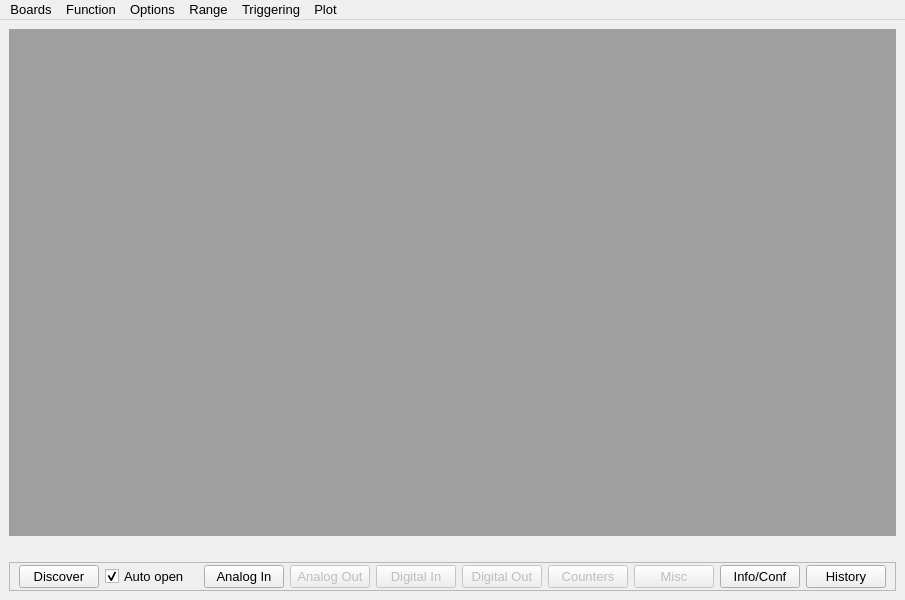
<?xml version="1.0" encoding="UTF-8"?>
<ui version="4.0">
 <class>MainWindow</class>
 <widget class="QMainWindow" name="MainWindow">
  <property name="geometry">
   <rect>
    <x>0</x>
    <y>0</y>
    <width>905</width>
    <height>600</height>
   </rect>
  </property>
  <property name="windowTitle">
   <string>MainWindow</string>
  </property>
  <widget class="QWidget" name="centralwidget">
   <layout class="QVBoxLayout" name="verticalLayout">
    <item>
     <widget class="QMdiArea" name="mdiArea"/>
    </item>
    <item>
     <widget class="QLabel" name="lblAppStatus">
      <property name="font">
       <font>
        <pointsize>9</pointsize>
       </font>
      </property>
      <property name="text">
       <string/>
      </property>
      <property name="wordWrap">
       <bool>true</bool>
      </property>
     </widget>
    </item>
    <item>
     <widget class="QFrame" name="frame">
      <property name="font">
       <font>
        <pointsize>10</pointsize>
       </font>
      </property>
      <property name="frameShape">
       <enum>QFrame::StyledPanel</enum>
      </property>
      <property name="frameShadow">
       <enum>QFrame::Raised</enum>
      </property>
      <layout class="QHBoxLayout" name="horizontalLayout">
       <property name="topMargin">
        <number>2</number>
       </property>
       <property name="bottomMargin">
        <number>2</number>
       </property>
       <item>
        <widget class="QPushButton" name="cmdDiscover">
         <property name="text">
          <string>Discover</string>
         </property>
        </widget>
       </item>
       <item>
        <widget class="QCheckBox" name="chkAutoDetect">
         <property name="text">
          <string>Auto open</string>
         </property>
         <property name="checked">
          <bool>true</bool>
         </property>
        </widget>
       </item>
       <item>
        <spacer name="horizontalSpacer">
         <property name="orientation">
          <enum>Qt::Horizontal</enum>
         </property>
         <property name="sizeHint" stdset="0">
          <size>
           <width>40</width>
           <height>20</height>
          </size>
         </property>
        </spacer>
       </item>
       <item>
        <widget class="QPushButton" name="cmdAIn">
         <property name="enabled">
          <bool>true</bool>
         </property>
         <property name="text">
          <string>Analog In</string>
         </property>
        </widget>
       </item>
       <item>
        <widget class="QPushButton" name="cmdAOut">
         <property name="enabled">
          <bool>false</bool>
         </property>
         <property name="text">
          <string>Analog Out</string>
         </property>
        </widget>
       </item>
       <item>
        <widget class="QPushButton" name="cmdDIn">
         <property name="enabled">
          <bool>false</bool>
         </property>
         <property name="text">
          <string>Digital In</string>
         </property>
        </widget>
       </item>
       <item>
        <widget class="QPushButton" name="cmdDOut">
         <property name="enabled">
          <bool>false</bool>
         </property>
         <property name="text">
          <string>Digital Out</string>
         </property>
        </widget>
       </item>
       <item>
        <widget class="QPushButton" name="cmdCtr">
         <property name="enabled">
          <bool>false</bool>
         </property>
         <property name="text">
          <string>Counters</string>
         </property>
        </widget>
       </item>
       <item>
        <widget class="QPushButton" name="cmdMisc">
         <property name="enabled">
          <bool>false</bool>
         </property>
         <property name="text">
          <string>Misc</string>
         </property>
        </widget>
       </item>
       <item>
        <widget class="QPushButton" name="cmdConfig">
         <property name="text">
          <string>Info/Conf</string>
         </property>
        </widget>
       </item>
       <item>
        <widget class="QPushButton" name="cmdHistory">
         <property name="text">
          <string>History</string>
         </property>
        </widget>
       </item>
      </layout>
     </widget>
    </item>
   </layout>
  </widget>
  <widget class="QMenuBar" name="menubar">
   <property name="geometry">
    <rect>
     <x>0</x>
     <y>0</y>
     <width>905</width>
     <height>19</height>
    </rect>
   </property>
   <property name="font">
    <font>
     <pointsize>10</pointsize>
    </font>
   </property>
   <widget class="QMenu" name="menuOptions">
    <property name="font">
     <font>
      <pointsize>10</pointsize>
     </font>
    </property>
    <property name="title">
     <string>Options</string>
    </property>
    <addaction name="actionNOSCALEDATA"/>
    <addaction name="actionNOCALIBRATEDATA"/>
    <addaction name="actionEXTCLOCK"/>
    <addaction name="actionEXTTRIGGER"/>
    <addaction name="actionCONTINUOUS"/>
    <addaction name="actionBACKGROUND"/>
    <addaction name="separator"/>
    <addaction name="actionTmrloop"/>
   </widget>
   <widget class="QMenu" name="menuTriggering">
    <property name="title">
     <string>Triggering</string>
    </property>
    <addaction name="actionRISING_EDGE"/>
    <addaction name="actionFALLING_EDGE"/>
    <addaction name="actionACTIVE_HIGH"/>
    <addaction name="actionACTIVE_LOW"/>
    <addaction name="separator"/>
    <addaction name="action_SOURCE_LOCAL"/>
    <addaction name="actionSOURCE_MASTER"/>
    <addaction name="actionSOURCE_SLAVE"/>
   </widget>
   <widget class="QMenu" name="menuPlot">
    <property name="title">
     <string>Plot</string>
    </property>
    <addaction name="actionVolts_vs_Time"/>
   </widget>
   <widget class="QMenu" name="menuFunction">
    <property name="font">
     <font>
      <pointsize>10</pointsize>
     </font>
    </property>
    <property name="title">
     <string>Function</string>
    </property>
   </widget>
   <widget class="QMenu" name="menuBoards">
    <property name="title">
     <string>Boards</string>
    </property>
   </widget>
   <widget class="QMenu" name="menuRange">
    <property name="title">
     <string>Range</string>
    </property>
    <addaction name="actionBIP10V"/>
    <addaction name="actionBIP5V"/>
    <addaction name="actionBIP2V"/>
    <addaction name="actionBIP1V"/>
    <addaction name="separator"/>
    <addaction name="actionLoad_Queue"/>
   </widget>
   <addaction name="menuBoards"/>
   <addaction name="menuFunction"/>
   <addaction name="menuOptions"/>
   <addaction name="menuRange"/>
   <addaction name="menuTriggering"/>
   <addaction name="menuPlot"/>
  </widget>
  <action name="actionNOSCALEDATA">
   <property name="checkable">
    <bool>true</bool>
   </property>
   <property name="text">
    <string>NOSCALEDATA</string>
   </property>
   <property name="font">
    <font>
     <pointsize>10</pointsize>
    </font>
   </property>
   <property name="shortcut">
    <string>Ctrl+L</string>
   </property>
  </action>
  <action name="actionNOCALIBRATEDATA">
   <property name="checkable">
    <bool>true</bool>
   </property>
   <property name="text">
    <string>NOCALIBRATEDATA</string>
   </property>
   <property name="font">
    <font>
     <pointsize>10</pointsize>
    </font>
   </property>
  </action>
  <action name="actionEXTCLOCK">
   <property name="checkable">
    <bool>true</bool>
   </property>
   <property name="text">
    <string>EXTCLOCK</string>
   </property>
   <property name="font">
    <font>
     <pointsize>10</pointsize>
    </font>
   </property>
   <property name="shortcut">
    <string>Ctrl+Shift+C</string>
   </property>
  </action>
  <action name="actionEXTTRIGGER">
   <property name="checkable">
    <bool>true</bool>
   </property>
   <property name="text">
    <string>EXTTRIGGER</string>
   </property>
   <property name="font">
    <font>
     <pointsize>10</pointsize>
    </font>
   </property>
   <property name="shortcut">
    <string>Ctrl+G</string>
   </property>
  </action>
  <action name="actionCONTINUOUS">
   <property name="checkable">
    <bool>true</bool>
   </property>
   <property name="text">
    <string>CONTINUOUS</string>
   </property>
   <property name="font">
    <font>
     <pointsize>10</pointsize>
    </font>
   </property>
   <property name="shortcut">
    <string>Ctrl+T</string>
   </property>
  </action>
  <action name="actionBURSTMODE">
   <property name="checkable">
    <bool>true</bool>
   </property>
   <property name="text">
    <string>BURSTMODE</string>
   </property>
  </action>
  <action name="actionBACKGROUND">
   <property name="checkable">
    <bool>true</bool>
   </property>
   <property name="checked">
    <bool>true</bool>
   </property>
   <property name="text">
    <string>BACKGROUND</string>
   </property>
   <property name="font">
    <font>
     <pointsize>10</pointsize>
    </font>
   </property>
  </action>
  <action name="actionRISING_EDGE">
   <property name="checkable">
    <bool>true</bool>
   </property>
   <property name="checked">
    <bool>true</bool>
   </property>
   <property name="text">
    <string>RISING_EDGE</string>
   </property>
   <property name="font">
    <font>
     <pointsize>10</pointsize>
    </font>
   </property>
  </action>
  <action name="actionFALLING_EDGE">
   <property name="checkable">
    <bool>true</bool>
   </property>
   <property name="text">
    <string>FALLING_EDGE</string>
   </property>
   <property name="font">
    <font>
     <pointsize>10</pointsize>
    </font>
   </property>
  </action>
  <action name="actionACTIVE_HIGH">
   <property name="checkable">
    <bool>true</bool>
   </property>
   <property name="text">
    <string>ACTIVE_HIGH</string>
   </property>
   <property name="font">
    <font>
     <pointsize>10</pointsize>
    </font>
   </property>
  </action>
  <action name="actionACTIVE_LOW">
   <property name="checkable">
    <bool>true</bool>
   </property>
   <property name="text">
    <string>ACTIVE_LOW</string>
   </property>
   <property name="font">
    <font>
     <pointsize>10</pointsize>
    </font>
   </property>
  </action>
  <action name="actionVolts_vs_Time">
   <property name="checkable">
    <bool>true</bool>
   </property>
   <property name="text">
    <string>Volts vs Time</string>
   </property>
   <property name="font">
    <font>
     <pointsize>10</pointsize>
    </font>
   </property>
  </action>
  <action name="actionLoad_Queue">
   <property name="text">
    <string>Load Queue</string>
   </property>
   <property name="font">
    <font>
     <pointsize>10</pointsize>
    </font>
   </property>
  </action>
  <action name="actionTmrloop">
   <property name="checkable">
    <bool>false</bool>
   </property>
   <property name="text">
    <string>Timer loop</string>
   </property>
   <property name="font">
    <font>
     <pointsize>10</pointsize>
    </font>
   </property>
  </action>
  <action name="action_SOURCE_LOCAL">
   <property name="checkable">
    <bool>true</bool>
   </property>
   <property name="text">
    <string>SOURCE_LOCAL</string>
   </property>
  </action>
  <action name="actionSOURCE_MASTER">
   <property name="checkable">
    <bool>true</bool>
   </property>
   <property name="text">
    <string>SOURCE_MASTER</string>
   </property>
  </action>
  <action name="actionSOURCE_SLAVE">
   <property name="checkable">
    <bool>true</bool>
   </property>
   <property name="text">
    <string>SOURCE_SLAVE</string>
   </property>
  </action>
  <action name="actionBIP10V">
   <property name="checkable">
    <bool>true</bool>
   </property>
   <property name="checked">
    <bool>true</bool>
   </property>
   <property name="text">
    <string>BIP10V</string>
   </property>
   <property name="font">
    <font>
     <pointsize>10</pointsize>
    </font>
   </property>
  </action>
  <action name="actionBIP5V">
   <property name="checkable">
    <bool>true</bool>
   </property>
   <property name="text">
    <string>BIP5V</string>
   </property>
   <property name="font">
    <font>
     <pointsize>10</pointsize>
    </font>
   </property>
  </action>
  <action name="actionBIP2V">
   <property name="checkable">
    <bool>true</bool>
   </property>
   <property name="text">
    <string>BIP2V</string>
   </property>
   <property name="font">
    <font>
     <pointsize>10</pointsize>
    </font>
   </property>
  </action>
  <action name="actionBIP1V">
   <property name="checkable">
    <bool>true</bool>
   </property>
   <property name="text">
    <string>BIP1V</string>
   </property>
   <property name="font">
    <font>
     <pointsize>10</pointsize>
    </font>
   </property>
  </action>
 </widget>
 <resources/>
 <connections/>
</ui>
